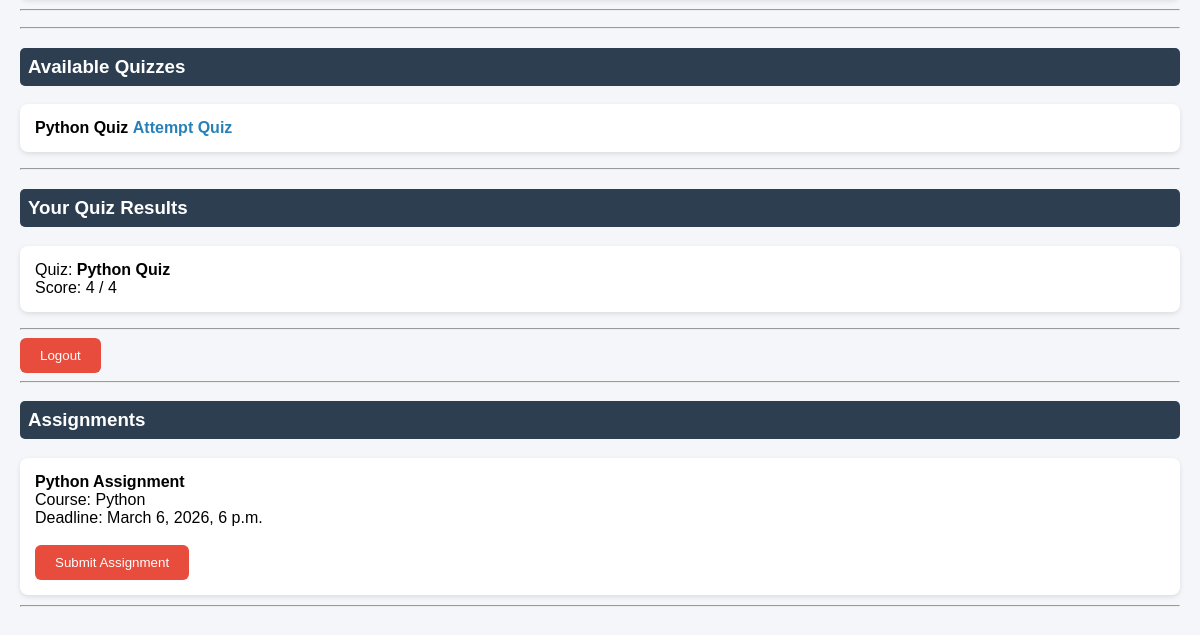
/accounts/dashboard/ (signed in, lower part), run on an earlier commit of the app's database.
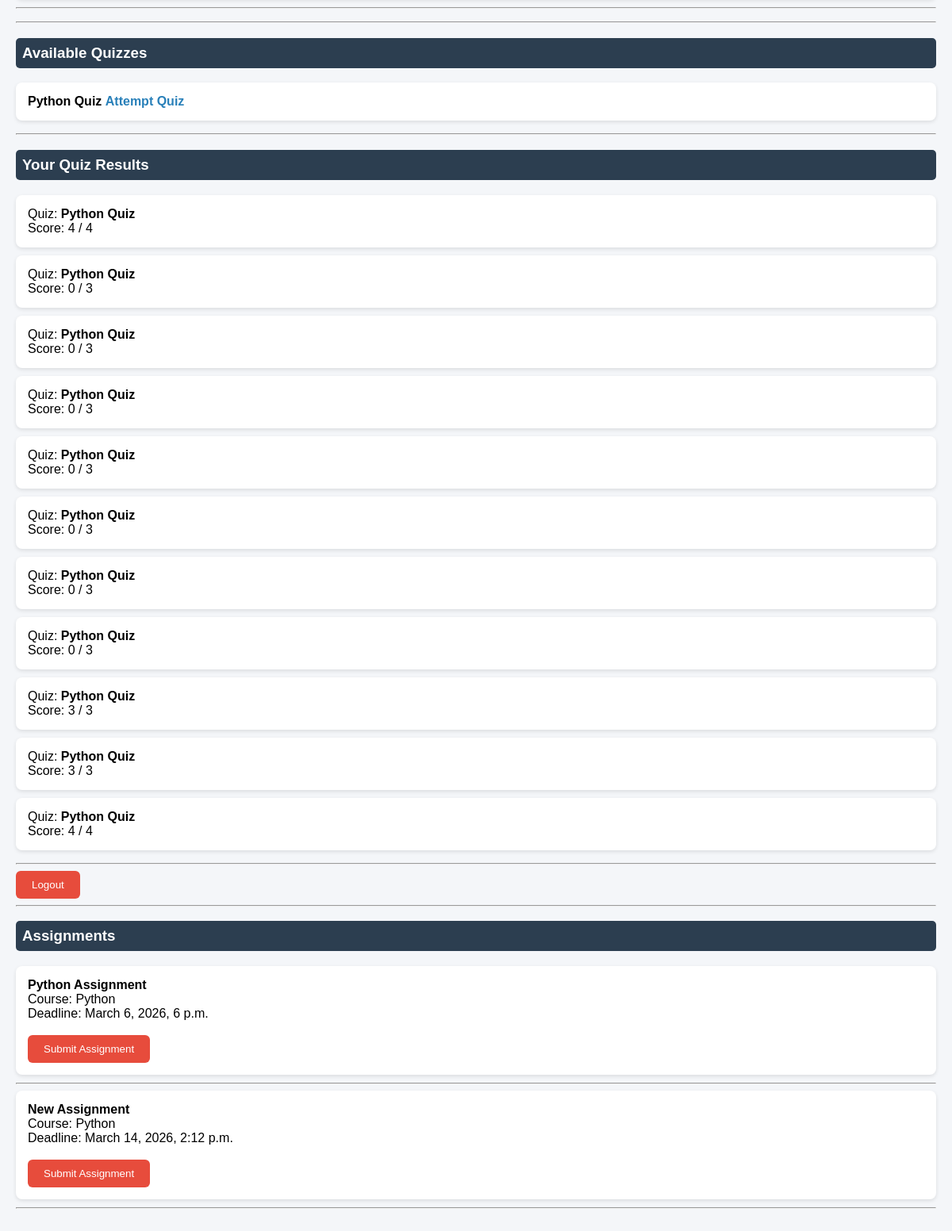
And on a later commit of the database.
### courses/models.py (models this page shows, shortened)
class Course(models.Model):
    title = models.CharField(max_length=200)
    description = models.TextField()
    teacher = models.ForeignKey(settings.AUTH_USER_MODEL, on_delete=models.CASCADE, limit_choices_to={'role':'teacher'})

### quizzes/models.py (models this page shows, shortened)
class Quiz(models.Model):
    course = models.ForeignKey(Course, on_delete=models.CASCADE)
    title = models.CharField(max_length=200)

class QuizAttempt(models.Model):
    user = models.ForeignKey(settings.AUTH_USER_MODEL, on_delete=models.CASCADE)
    quiz = models.ForeignKey(Quiz, on_delete=models.CASCADE)
    score = models.IntegerField()
    total = models.IntegerField()
    attempted_at = models.DateTimeField(auto_now_add=True)

### assignments/models.py (models this page shows, shortened)
class Assignment(models.Model):
    course = models.ForeignKey(Course, on_delete=models.CASCADE)
    title = models.CharField(max_length=200)
    file = models.FileField(upload_to='assignments/')
    deadline = models.DateTimeField()

### accounts/views.py (the view)
# urls.py: path('dashboard/', views.dashboard, name='dashboard'),
@login_required
def dashboard(request):
    if request.user.role == 'student':
        courses = Course.objects.all()
        enrolled_courses =[]
        for course in courses:
            is_enrolled = Enrollment.objects.filter(student=request.user, course=course).exists()
            course.is_enrolled = is_enrolled
            if is_enrolled:
                enrolled_courses.append(course)
        quizzes = Quiz.objects.filter(course__in=enrolled_courses)
        attempts = QuizAttempt.objects.filter(user=request.user)
        assignments = Assignment.objects.filter(course__in=enrolled_courses)
        return render(request, 'accounts/student_dashboard.html', {
            'courses': enrolled_courses,
            'quizzes': quizzes,
            'attempts': attempts,
            'assignments': assignments
        })
    else:
        courses = Course.objects.filter(teacher=request.user)
        assignments = Assignment.objects.filter(course__in=courses)
        return render(request, 'accounts/teacher_dashboard.html', {'courses': courses, 'assignments': assignments})

### templates/accounts/student_dashboard.html (shortened to what this page needs)
<!DOCTYPE html>
<html lang="en">
<head>
</head>
<body>
{% if courses %}
<ul>
    {% for course in courses %}
    <hr>
    {% endfor %}
</ul>
{% else %}
<p>No courses available</p>
{% endif %}
    <hr>
    <h3>Available Quizzes</h3>
    {% if quizzes %}
    <ul>
        {% for quiz in quizzes %}
        <li>
            <strong>{{ quiz.title }}</strong>
            <a href="{% url 'attempt_quiz' quiz.id %}">
                Attempt Quiz
            </a>
        </li>
        {% endfor %}
    </ul>
    {% else %}
    <p>No quizzes available</p>
    {% endif %}
    <hr>
    <h3>Your Quiz Results</h3>
    {% if attempts %}
    <ul>
        {% for attempt in attempts %}
        <li>
            Quiz: <strong>{{ attempt.quiz.title }}</strong>
            <br>
            Score: {{ attempt.score }} / {{ attempt.total }}
        </li>
        {% endfor %}
    </ul>
    {% else %}
    <p>You have not attempted any quiz yet.</p>
    {% endif %}
    <hr>
    <form action="{% url 'logout' %}" method="post">
        <button type="submit">Logout</button>
    </form>
    <hr>
    <h3>Assignments</h3>
    {% if assignments %}
    <ul>
        {% for assignment in assignments %}
        <li>
            <strong>{{ assignment.title }}</strong>
            <br>
            Course: {{ assignment.course.title }}
            <br>
            Deadline: {{ assignment.deadline }}
            <br><br>
            <a href="{% url 'submit_assignment' assignment.id %}">
               <button type="button">Submit Assignment</button>
            </a>
        </li>
        <hr>
        {% endfor %}
    </ul>
    {% else %}
    <p>No assignments available</p>
    {% endif %}
</body>
</html>

### templates/accounts/student_dashboard.html (style rules this page uses)
body { font-family: Arial, sans-serif; background-color: #f4f6f9; margin: 0; padding: 20px; }
h3 { background-color: #2c3e50; color: white; padding: 8px; border-radius: 5px; }
ul { list-style: none; padding-left: 0; }
li { background: white; padding: 15px; margin-bottom: 10px; border-radius: 8px; box-shadow: 0 2px 5px rgba(0, 0, 0, 0.1); }
a { text-decoration: none; color: #2980b9; font-weight: bold; }
button { background-color: #e74c3c; color: white; border: none; padding: 10px 20px; border-radius: 6px; cursor: pointer; }

What changed in the data, as far as the page shows it:
added QuizAttempt: quiz "Python Quiz", score "0", total "3"
added QuizAttempt: quiz "Python Quiz", score "0", total "3"
added QuizAttempt: quiz "Python Quiz", score "0", total "3"
added QuizAttempt: quiz "Python Quiz", score "0", total "3"
added QuizAttempt: quiz "Python Quiz", score "0", total "3"
added QuizAttempt: quiz "Python Quiz", score "0", total "3"
added QuizAttempt: quiz "Python Quiz", score "0", total "3"
added QuizAttempt: quiz "Python Quiz", score "3", total "3"
added QuizAttempt: quiz "Python Quiz", score "3", total "3"
added QuizAttempt: quiz "Python Quiz", score "4", total "4"
added Assignment: title "New Assignment", course "Python", deadline "March 14, 2026, 2:12 p.m."
